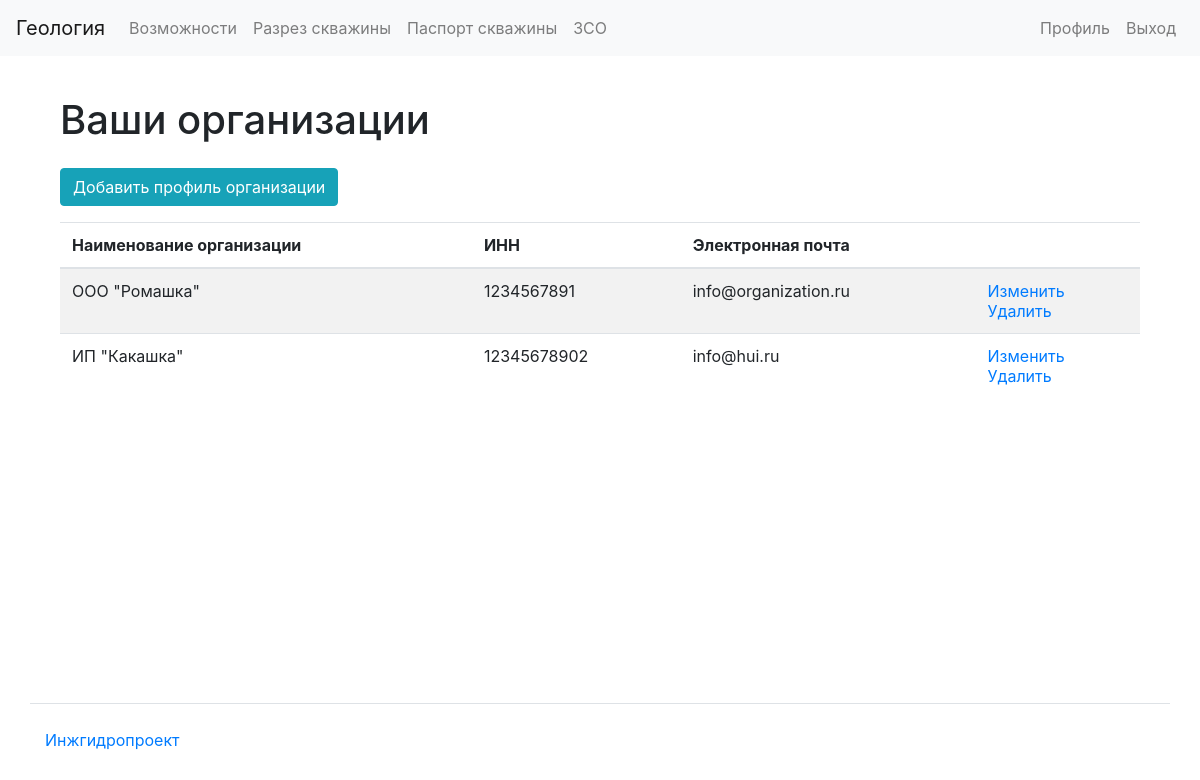
/organizations/my/ (signed in), run on the app's committed database.
### apps/organizations/models.py (models this page shows, shortened)
class Organization(models.Model):
    user = models.ForeignKey(
        settings.AUTH_USER_MODEL, related_name="organizations", on_delete=models.CASCADE
    )
    org_name = models.CharField(max_length=100)
    inn = models.CharField(max_length=12)
    address = models.CharField(max_length=200)
    email = models.EmailField()
    phone = models.CharField(max_length=15)
    logo = models.ImageField(upload_to="logos/")

### apps/organizations/views.py (the view)
# urls.py: path("my/", views.MyOrganizationsView.as_view(), name="organizations_mine"),
@method_decorator(login_required, name="dispatch")
class MyOrganizationsView(TemplateView):
    template_name = "organizations/list.html"
    def get(self, request, *args, **kwargs):
        user_organizations = request.user.organizations.all()
        return render(
            request,
            template_name="organizations/list.html",
            context={"organizations": user_organizations, "title": "Organizations"},
        )

### templates/organizations/list.html
{% extends 'base.html' %}
{% load bootstrap4 %}
{% load i18n %}
{% block content %}
<div class="container wrapper flex-grow-1">
    <h1 class="my-4">
      {% translate "Ваши организации"%}
    </h1>
      <div class="form-group">
        <a href="{% url 'organization_create' %}" class="btn btn-info" role="button">{% translate "Добавить профиль организации"%}</a>
      </div>
<table class="table table-striped">
<thead>
  <tr>
    <th>{% translate "Наименование организации"%}</th>
    <th>{% translate "ИНН"%}</th>
    <th>{% translate "Электронная почта"%}</th>
    <th></th>
  </tr>
</thead>
<tbody>
  {% if organizations %}
{% for organization in organizations %}
    <tr>
      <td>{{ organization.org_name }}</td>
      <td>{{ organization.inn }}</td>
      <td>{{ organization.email }}</td>
      <td>
        <a href="{% url 'organization_update' organization.id %}">{% translate "Изменить"%}</a>
        <br>
        <a href="{% url 'organization_delete' organization.id %}">{% translate "Удалить"%}</a>
      </td>
    </tr>
{% endfor %}
{% endif %}
</tbody>
</table>
</div>
{% endblock %}

### templates/base.html (shortened to what this page needs)
{% load bootstrap4 %}
{% load i18n %}
<html lang="ru-ru">
  <head>
    <link href="https://cdn.jsdelivr.net/npm/bootstrap@4.6.0/dist/css/bootstrap.min.css" rel="stylesheet">
  </head>
  <body class="d-flex flex-column min-vh-100">
    <nav class="navbar navbar-expand-lg navbar-light bg-light mb-3">
      <a class="navbar-brand" href="/">{% trans 'Геология' %}</a>
      <div class="collapse navbar-collapse" id="navbarToggleExternalContent">
        <ul class="navbar-nav mr-auto">
          <li class="nav-item">
            <a class="nav-link" href="#">{% trans 'Возможности' %}</a>
          </li>
          {% if request.user.is_authenticated %}
            <li class="nav-item">
              <a href="{% url 'well_section_list' %}" class="nav-link">{% translate 'Разрез скважины'%}</a>
            </li>
            <li class="nav-item">
              <a class="nav-link" href="#">{% trans 'Паспорт скважины' %}</a>
            </li>
            <li class="nav-item">
              <a class="nav-link" href="{% url 'zso_create' %}">{% trans 'ЗСО' %}</a>
            </li>
          {% endif %}
        </ul>
        <ul class="navbar-nav">
          {% if request.user.is_authenticated %}
          <li class="nav-item">
            <a class="nav-link" href="{% url 'user_update' user.id %}">{% trans 'Профиль' %}</a>
          </li>
          <li class="nav-item">
            <a class="nav-link" href="{% url 'user_logout' %}">{% trans 'Выход' %}</a>
          </li>
          {% endif %}
        </ul>
      </div>
    </nav>
    <div class="container wrapper flex-grow-1">
      {% block content %}
      {% endblock%}
    </div>
    <footer>
      <div class="container my-5 pt-4 border-top">
        <a target="_blank" href="https://enhyp.ru">Инжгидропроект</a>
      </div>
    </footer>
</body></html>

### data on the page
Organization: org_name "ООО \"Ромашка\"", inn "1234567891", email "info@organization.ru"
Organization: org_name "ИП \"Какашка\"", inn "12345678902", email "info@hui.ru"
